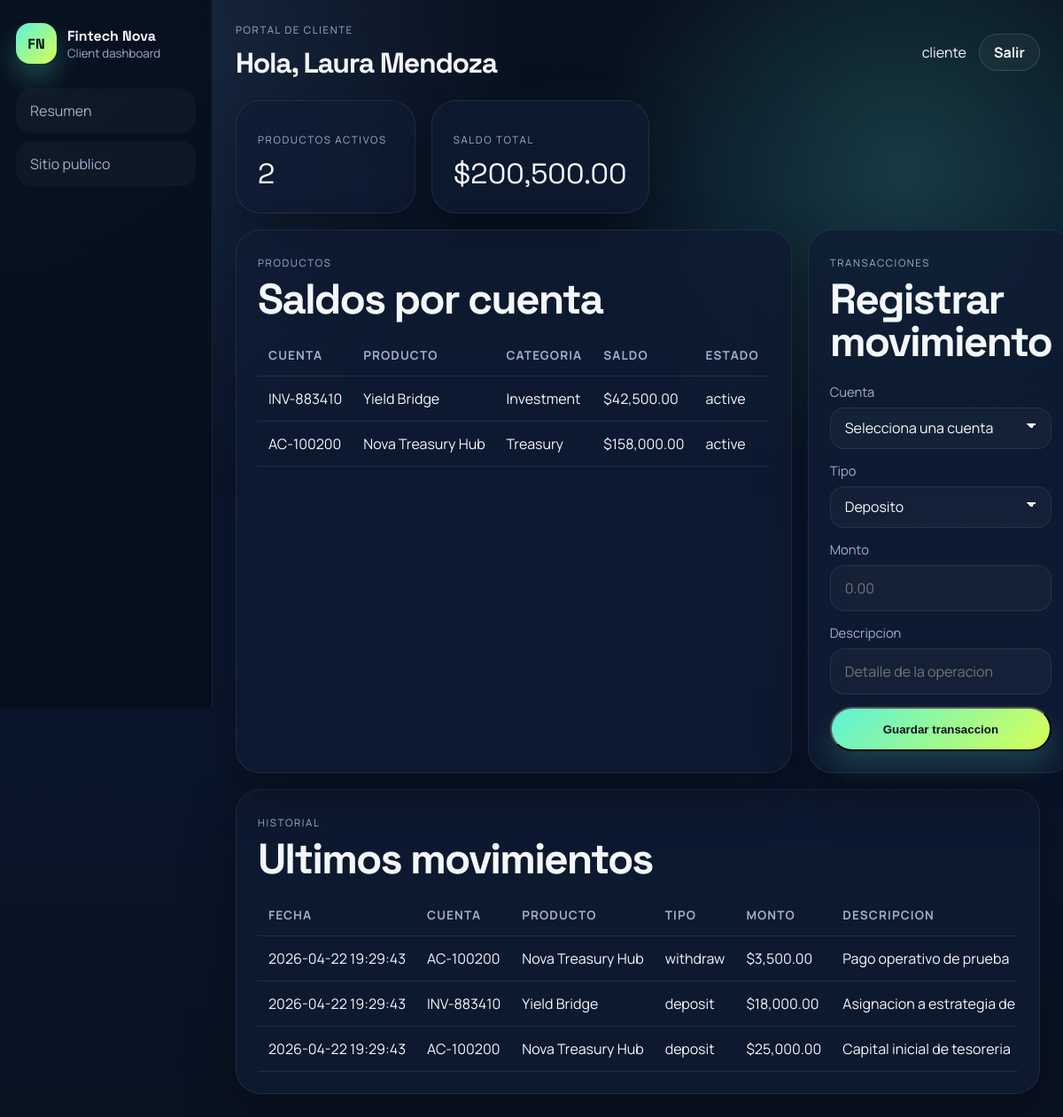
The app's page /dashboard.php (signed in) with its own data.
### tables this page shows
CREATE TABLE IF NOT EXISTS client_products (
    id INT AUTO_INCREMENT PRIMARY KEY,
    client_id INT NOT NULL,
    product_id INT NOT NULL,
    account_number VARCHAR(40) NOT NULL,
    balance DECIMAL(14,2) NOT NULL DEFAULT 0,
    status VARCHAR(30) NOT NULL DEFAULT 'active',
    created_at TIMESTAMP DEFAULT CURRENT_TIMESTAMP,
    CONSTRAINT fk_client_products_client FOREIGN KEY (client_id) REFERENCES clients(id) ON DELETE CASCADE,
    CONSTRAINT fk_client_products_product FOREIGN KEY (product_id) REFERENCES products(id) ON DELETE CASCADE
);

CREATE TABLE IF NOT EXISTS products (
    id INT AUTO_INCREMENT PRIMARY KEY,
    name VARCHAR(150) NOT NULL,
    category VARCHAR(80) NOT NULL,
    description TEXT,
    annual_return_hint DECIMAL(5,2) DEFAULT 0,
    status VARCHAR(30) NOT NULL DEFAULT 'active',
    created_at TIMESTAMP DEFAULT CURRENT_TIMESTAMP
);

CREATE TABLE IF NOT EXISTS transactions (
    id INT AUTO_INCREMENT PRIMARY KEY,
    client_product_id INT NOT NULL,
    transaction_type VARCHAR(30) NOT NULL,
    amount DECIMAL(14,2) NOT NULL,
    description VARCHAR(255) DEFAULT NULL,
    created_by INT NOT NULL,
    created_at TIMESTAMP DEFAULT CURRENT_TIMESTAMP,
    CONSTRAINT fk_transactions_client_product FOREIGN KEY (client_product_id) REFERENCES client_products(id) ON DELETE CASCADE,
    CONSTRAINT fk_transactions_user FOREIGN KEY (created_by) REFERENCES users(id) ON DELETE CASCADE
);

### includes/helpers.php (called while the page is built, shortened)
<?php
function e($value)
{
    return htmlspecialchars((string) $value, ENT_QUOTES, 'UTF-8');
}
function root_url($path = '')
{
    global $root_prefix;
    $prefix = isset($root_prefix) ? rtrim($root_prefix, '/') : '.';
    return $prefix . '/' . ltrim($path, '/');
}
function money($amount)
{
    return '$' . number_format((float) $amount, 2);
}

### includes/auth.php (called while the page is built, shortened)
<?php
function current_user()
{
    return isset($_SESSION['user']) ? $_SESSION['user'] : null;
}

### dashboard.php (the view, shortened to what this page needs)
<?php
$root_prefix = '.';
require_once __DIR__ . '/includes/bootstrap.php';
$user = current_user();
$summaryStmt = mysqli_prepare(
    $conn,
    'SELECT cp.id, cp.account_number, cp.balance, cp.status, p.name AS product_name, p.category
     FROM client_products cp
     INNER JOIN products p ON p.id = cp.product_id
     WHERE cp.client_id = ?
     ORDER BY cp.id DESC'
);
mysqli_stmt_bind_param($summaryStmt, 'i', $user['client_id']);
mysqli_stmt_execute($summaryStmt);
$accountsResult = mysqli_stmt_get_result($summaryStmt);
$accounts = [];
$activeAccounts = [];
$totalBalance = 0;
while ($row = mysqli_fetch_assoc($accountsResult)) {
    $accounts[] = $row;
    $totalBalance += (float) $row['balance'];
    if ($row['status'] === 'active') {
        $activeAccounts[] = $row;
    }
}
$transactionsStmt = mysqli_prepare(
    $conn,
    'SELECT t.created_at, t.transaction_type, t.amount, t.description, cp.account_number, p.name AS product_name
     FROM transactions t
     INNER JOIN client_products cp ON cp.id = t.client_product_id
     INNER JOIN products p ON p.id = cp.product_id
     WHERE cp.client_id = ?
     ORDER BY t.id DESC
     LIMIT 10'
);
mysqli_stmt_bind_param($transactionsStmt, 'i', $user['client_id']);
mysqli_stmt_execute($transactionsStmt);
$transactions = mysqli_stmt_get_result($transactionsStmt);
include __DIR__ . '/includes/admin-header.php';
?>
<div class="app-shell client-shell">
    <aside class="app-sidebar">
        <a class="brand app-brand" href="<?php echo e(root_url('dashboard.php')); ?>">
            <span class="brand-mark">FN</span>
            <span class="brand-copy">
                <strong>Fintech Nova</strong>
                <small>Client dashboard</small>
            </span>
        </a>
        <nav class="app-menu">
            <a href="<?php echo e(root_url('dashboard.php')); ?>">Resumen</a>
            <a href="<?php echo e(root_url('index.php')); ?>">Sitio publico</a>
        </nav>
    </aside>
    <div class="app-main">
        <header class="app-topbar">
            <div>
                <p class="app-kicker">Portal de cliente</p>
                <h1>Hola, <?php echo e($user['full_name']); ?></h1>
            </div>
            <div class="app-userbox">
                <span><?php echo e($user['username']); ?></span>
                <a class="button-secondary small-button" href="<?php echo e(root_url('logout.php')); ?>">Salir</a>
            </div>
        </header>
        <section class="app-grid metrics-grid">
            <article class="app-card">
                <p class="metric-label">Productos activos</p>
                <span class="metric-value"><?php echo isset($activeAccounts) ? count($activeAccounts) : 0; ?></span>
            </article>
            <article class="app-card">
                <p class="metric-label">Saldo total</p>
                <span class="metric-value"><?php echo e(money($totalBalance)); ?></span>
            </article>
        </section>
        <section class="app-grid two-columns">
            <article class="app-card">
                <div class="section-heading compact">
                    <div>
                        <span class="section-kicker">Productos</span>
                        <h2>Saldos por cuenta</h2>
                    </div>
                </div>
                <div class="table-wrap">
                    <table class="data-table">
                        <thead>
                            <tr>
                                <th>Cuenta</th>
                                <th>Producto</th>
                                <th>Categoria</th>
                                <th>Saldo</th>
                                <th>Estado</th>
                            </tr>
                        </thead>
                        <tbody>
                            <?php foreach ($accounts as $account): ?>
                                <tr>
                                    <td><?php echo e($account['account_number']); ?></td>
                                    <td><?php echo e($account['product_name']); ?></td>
                                    <td><?php echo e($account['category']); ?></td>
                                    <td><?php echo e(money($account['balance'])); ?></td>
                                    <td><?php echo e($account['status']); ?></td>
                                </tr>
                            <?php endforeach; ?>
                        </tbody>
                    </table>
                </div>
            </article>
            <article class="app-card">
                <div class="section-heading compact">
                    <div>
                        <span class="section-kicker">Transacciones</span>
                        <h2>Registrar movimiento</h2>
                    </div>
                </div>
                <form class="stack-form" method="post">
                    <label>
                        <span>Cuenta</span>
                        <select name="client_product_id">
                            <option value="">Selecciona una cuenta</option>
                        </select>
                    </label>
                    <label>
                        <span>Tipo</span>
                        <select name="transaction_type">
                            <option value="deposit">Deposito</option>
                        </select>
                    </label>
                    <label>
                        <span>Monto</span>
                        <input type="number" name="amount" min="1" step="0.01" placeholder="0.00">
                    </label>
                    <label>
                        <span>Descripcion</span>
                        <input type="text" name="description" placeholder="Detalle de la operacion">
                    </label>
                    <button class="button" type="submit">Guardar transaccion</button>
                </form>
            </article>
        </section>
        <section class="app-card">
            <div class="section-heading compact">
                <div>
                    <span class="section-kicker">Historial</span>
                    <h2>Ultimos movimientos</h2>
                </div>
            </div>
            <div class="table-wrap">
                <table class="data-table">
                    <thead>
                        <tr>
                            <th>Fecha</th>
                            <th>Cuenta</th>
                            <th>Producto</th>
                            <th>Tipo</th>
                            <th>Monto</th>
                            <th>Descripcion</th>
                        </tr>
                    </thead>
                    <tbody>
                        <?php while ($row = mysqli_fetch_assoc($transactions)): ?>
                            <tr>
                                <td><?php echo e($row['created_at']); ?></td>
                                <td><?php echo e($row['account_number']); ?></td>
                                <td><?php echo e($row['product_name']); ?></td>
                                <td><?php echo e($row['transaction_type']); ?></td>
                                <td><?php echo e(money($row['amount'])); ?></td>
                                <td><?php echo e($row['description']); ?></td>
                            </tr>
                        <?php endwhile; ?>
                    </tbody>
                </table>
            </div>
        </section>
    </div>
</div>
</body>
</html>

### records on screen
client_products: account_number "INV-883410", product.name "Yield Bridge", product.category "Investment", balance "$42,500.00", status "active"
client_products: account_number "AC-100200", product.name "Nova Treasury Hub", product.category "Treasury", balance "$158,000.00", status "active"
transactions: created_at "2026-04-22 19:29:43", client_product.account_number "AC-100200", products.name "Nova Treasury Hub", transaction_type "withdraw", amount "$3,500.00", description "Pago operativo de prueba"
transactions: created_at "2026-04-22 19:29:43", client_product.account_number "INV-883410", products.name "Yield Bridge", transaction_type "deposit", amount "$18,000.00", description "Asignacion a estrategia de…"
transactions: created_at "2026-04-22 19:29:43", client_product.account_number "AC-100200", products.name "Nova Treasury Hub", transaction_type "deposit", amount "$25,000.00", description "Capital inicial de tesoreria"

### other values on screen
$user['full_name'] "Laura Mendoza"
$user['username'] "cliente"
count($activeAccounts) "2"
money($totalBalance) "$200,500.00"
